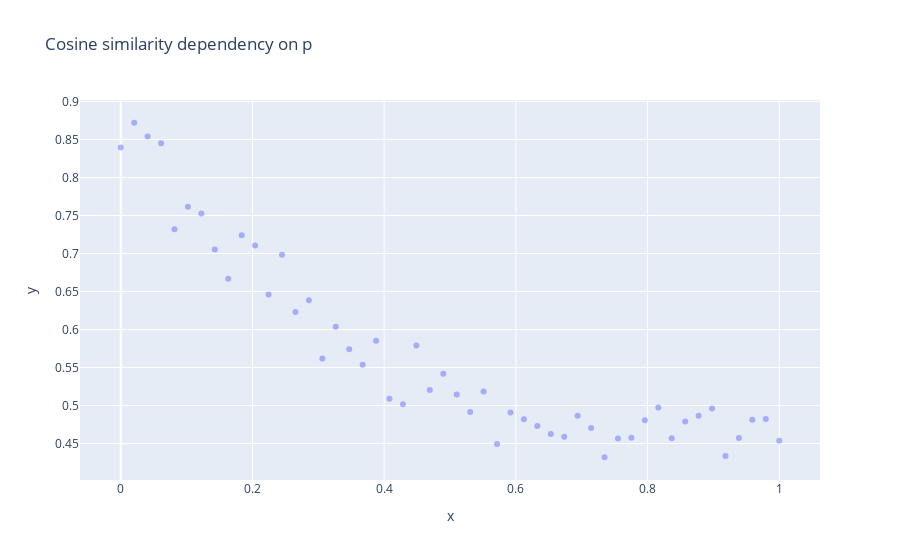

Notebook source saved alongside this figure:
### Code cell
px.scatter(x=p_space, y=results, opacity=0.5, title='Cosine similarity dependency on p')

### Figure 1 — Plotly figure (JSON) as saved in the notebook; plotly's stock layout.template omitted (floating-point values rounded to 4 significant figures)
{"data": [{"hovertemplate": "x=%{x}<br>y=%{y}<extra></extra>", "legendgroup": "", "marker": {"color": "#636efa", "opacity": 0.5, "symbol": "circle"}, "mode": "markers", "name": "", "orientation": "v", "showlegend": false, "type": "scatter", "x": [0, 0.02041, 0.04082, 0.06122, 0.08163, 0.102, 0.1224, 0.1429, 0.1633, 0.1837, 0.2041, 0.2245, 0.2449, 0.2653, 0.2857, 0.3061, 0.3265, 0.3469, 0.3673, 0.3878, 0.4082, 0.4286, 0.449, 0.4694, 0.4898, 0.5102, 0.5306, 0.551, 0.5714, 0.5918, 0.6122, 0.6327, 0.6531, 0.6735, 0.6939, 0.7143, 0.7347, 0.7551, 0.7755, 0.7959, 0.8163, 0.8367, 0.8571, 0.8776, 0.898, 0.9184, 0.9388, 0.9592, 0.9796, 1], "xaxis": "x", "y": [0.8393, 0.872, 0.8538, 0.8449, 0.732, 0.7616, 0.7527, 0.7051, 0.6669, 0.724, 0.7107, 0.646, 0.6982, 0.6231, 0.6387, 0.562, 0.6036, 0.574, 0.5538, 0.5853, 0.5089, 0.5016, 0.5789, 0.5204, 0.542, 0.5144, 0.4916, 0.5184, 0.4493, 0.4909, 0.482, 0.4731, 0.4627, 0.4591, 0.4867, 0.4704, 0.432, 0.4567, 0.4576, 0.4807, 0.4976, 0.4569, 0.4791, 0.4867, 0.4962, 0.4338, 0.4573, 0.4813, 0.4822, 0.4538], "yaxis": "y"}], "layout": {"legend": {"tracegroupgap": 0}, "title": {"text": "Cosine similarity dependency on p"}, "xaxis": {"anchor": "y", "domain": [0, 1], "title": {"text": "x"}}, "yaxis": {"anchor": "x", "domain": [0, 1], "title": {"text": "y"}}}}
